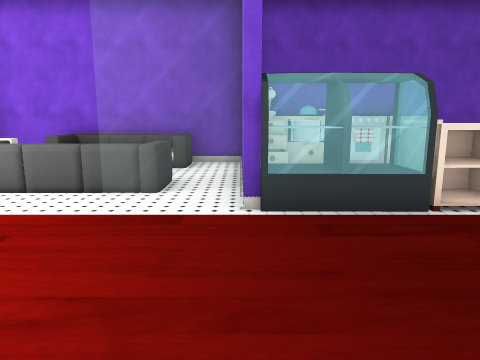
view 1 (above)

17 first-person views from a walk through a scene from a Unity 3-D project. The camera is 1.3 m above the floor, tilts 10° down and sees 70° across. The floor is counted in squares, 1 m on a side. Each view is taken from the middle of a square. On the plan, view 1 faces up. The plan holds only what a view shows up to about 15 squares ahead; the rest is blank. The place goes on beyond the plan. The player is left out. Some animated figures are not drawn. Door leaves are left out, so doorways stand open. Some surface patterns are stand-ins.

view 2
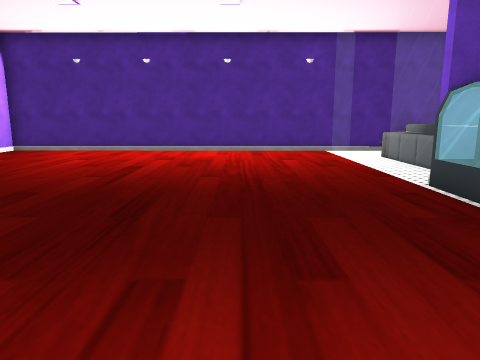

view 3
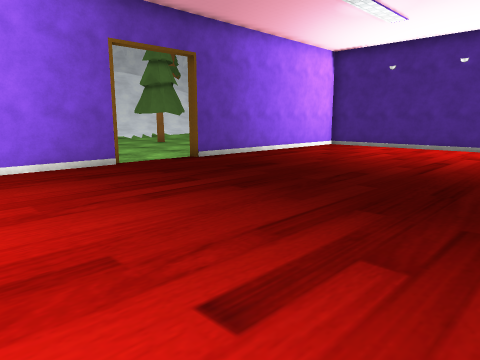

view 4
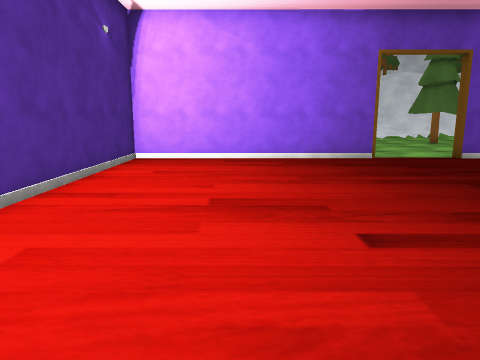

view 5
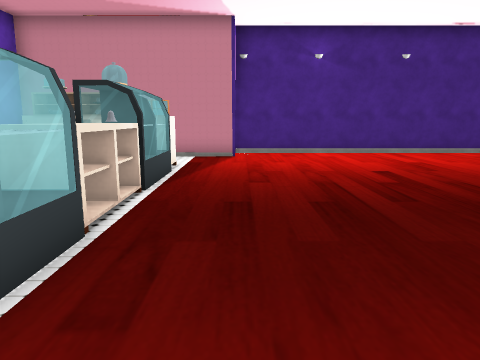

view 6
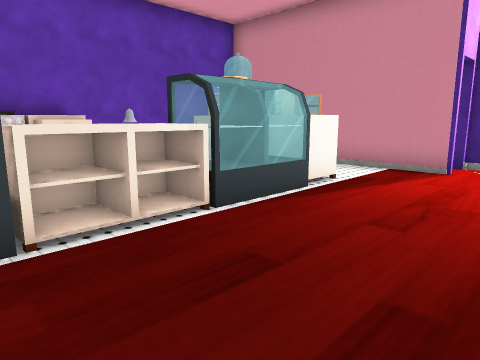

view 7
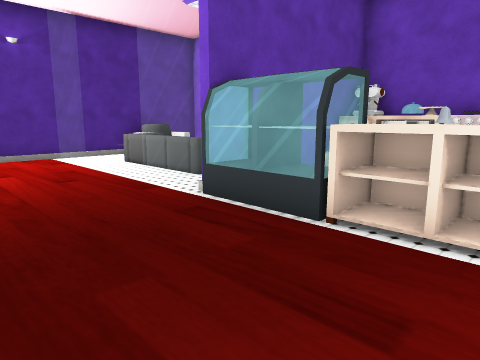

view 8
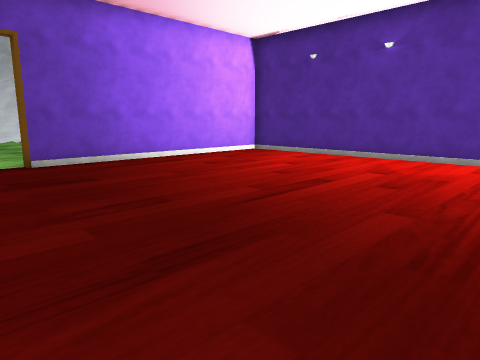

view 9
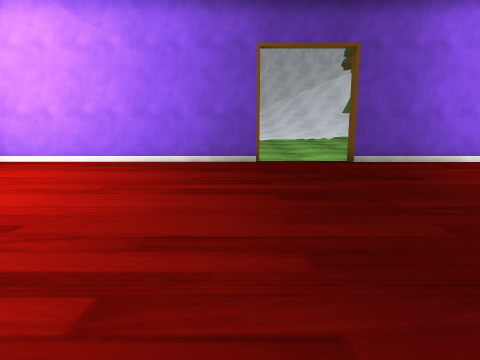

view 10
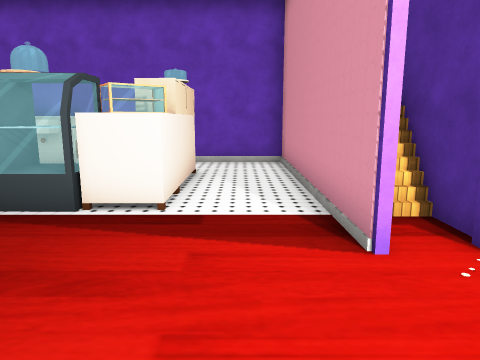

view 11
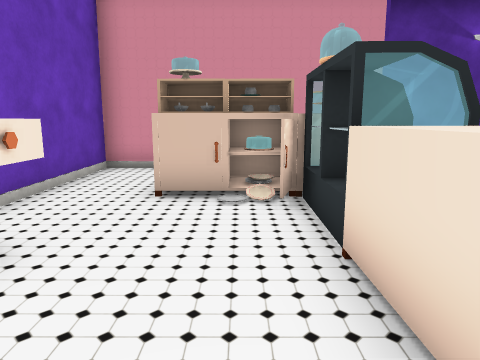

view 12
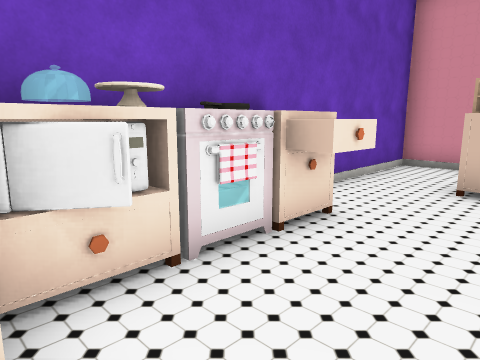

view 13
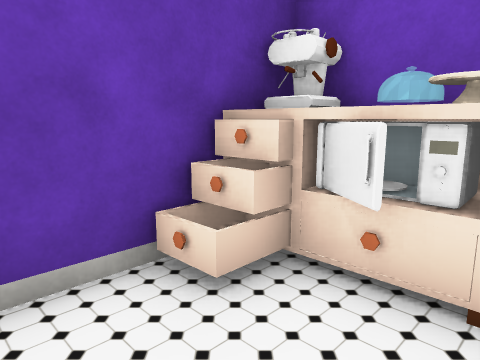

view 14
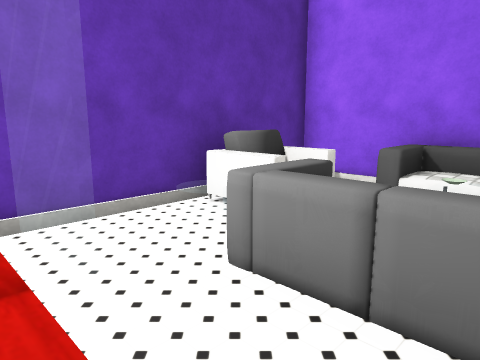

view 15
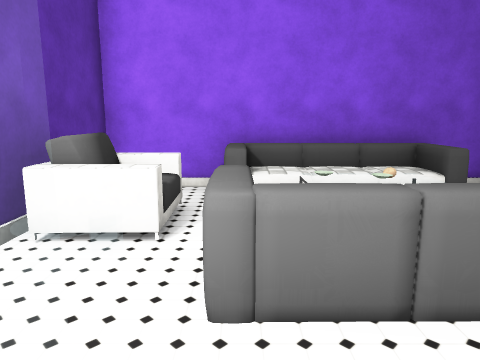

view 16
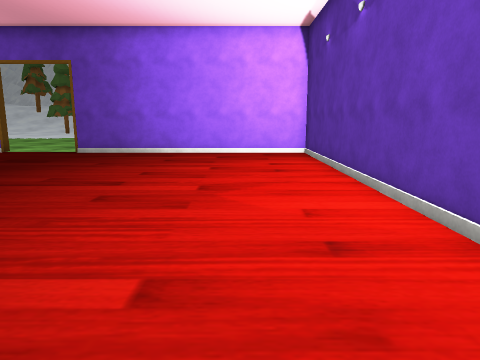

view 17
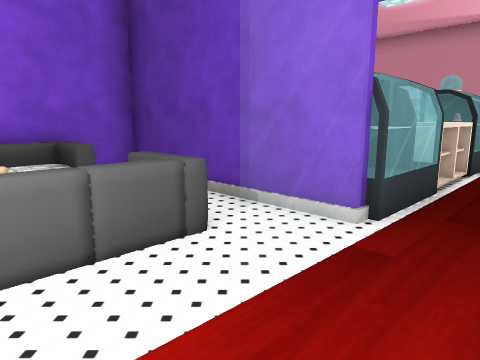

### Floor plan
Points are (right, up) in squares from view 1. A wall is a line through its corners. A room is listed if a view was taken in it or the views show most of it. See-through windows are left out.
Room 1 (views 1, 2, 3, 4, 5, 6, 7, 8, 9, 10, 11, 12, 13, 14, 15, 16, 17)
walls: (0.1, 4.9) (0.1, 10.7) (-7.6, 10.7) (-7.6, -8.7) (1.6, -8.7); (4.4, -8.7) (12.6, -8.7) (12.6, 2.9); (11.3, 3.1) (11.3, 8.5); (0.3, 10.8) (0.3, 4.9); (11.1, 10.7) (0.6, 10.7)
ways out: opening at (11, 9.5); open door at (-7, -2); open door at (3, -9); open door at (12, 3); gap at (11, 8)
objects: chair (-7, 8) to (-6, 9); sofa (-5, 6) to (-2, 7); sofa (-5, 9) to (-5, 10); other object (-4, 8) to (-3, 9); other object (-3, 8); fridge (1, 5) to (2, 6); cupboard (1, 9) to (2, 10); microwave (2, 9); cupboard (3, 5) to (5, 6); stove (3, 10) to (4, 10); cupboard (5, 9) to (5, 10); fridge (6, 5) to (7, 6); cupboard (7, 6); cupboard (8, 5) to (9, 6); other object (8, 7) to (9, 7); other object (8, 8) to (9, 8); other object (9, 6)

Positions as (right, up) in squares from view 1, and headings:
1: (0, 0), facing up
2: (7, 1), facing left
3: (9, 1), facing down-left
4: (9, 3), facing down
5: (-1, 3), facing right
6: (2, 1), facing up-right
7: (5, 1), facing up-left
8: (4, 2), facing down-left
9: (5, 2), facing down
10: (10, 0), facing up
11: (2, 7), facing right
12: (1, 7), facing up-right
13: (3, 7), facing up-left
14: (-3, 4), facing up-left
15: (-5, 4), facing up
16: (-5, 5), facing down
17: (-4, 3), facing up-right
